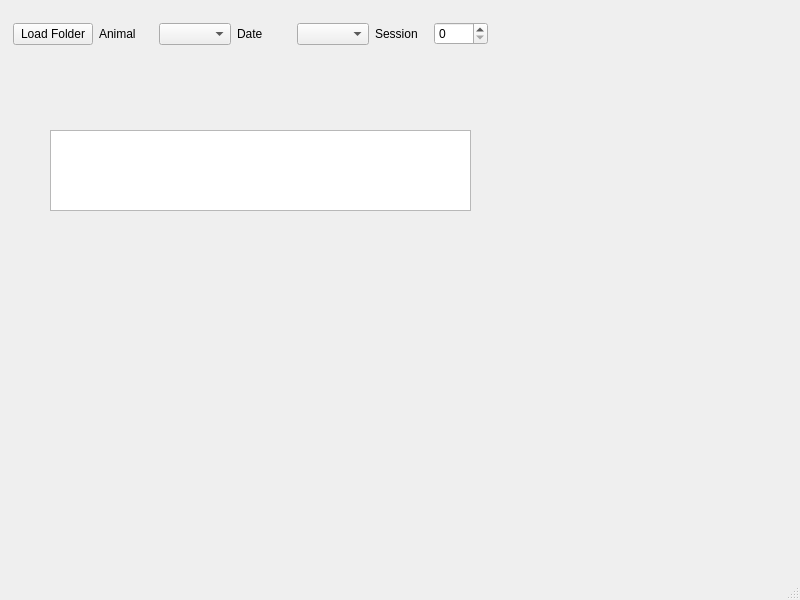
<?xml version="1.0" encoding="UTF-8"?>
<ui version="4.0">
 <class>MainWindow</class>
 <widget class="QMainWindow" name="MainWindow">
  <property name="geometry">
   <rect>
    <x>0</x>
    <y>0</y>
    <width>800</width>
    <height>600</height>
   </rect>
  </property>
  <property name="windowTitle">
   <string>MainWindow</string>
  </property>
  <widget class="QWidget" name="centralwidget">
   <widget class="QTextEdit" name="FeedBack">
    <property name="geometry">
     <rect>
      <x>50</x>
      <y>130</y>
      <width>421</width>
      <height>81</height>
     </rect>
    </property>
   </widget>
   <widget class="QWidget" name="">
    <property name="geometry">
     <rect>
      <x>13</x>
      <y>20</y>
      <width>475</width>
      <height>28</height>
     </rect>
    </property>
    <layout class="QHBoxLayout" name="horizontalLayout">
     <item>
      <widget class="QPushButton" name="LoadData">
       <property name="text">
        <string>Load Folder</string>
       </property>
      </widget>
     </item>
     <item>
      <widget class="QLabel" name="label">
       <property name="text">
        <string>Animal</string>
       </property>
      </widget>
     </item>
     <item>
      <widget class="QComboBox" name="Animal"/>
     </item>
     <item>
      <widget class="QLabel" name="label_2">
       <property name="text">
        <string>Date</string>
       </property>
      </widget>
     </item>
     <item>
      <widget class="QComboBox" name="Date"/>
     </item>
     <item>
      <widget class="QLabel" name="label_3">
       <property name="text">
        <string>Session</string>
       </property>
      </widget>
     </item>
     <item>
      <widget class="QSpinBox" name="Session"/>
     </item>
    </layout>
   </widget>
  </widget>
  <widget class="QMenuBar" name="menubar">
   <property name="geometry">
    <rect>
     <x>0</x>
     <y>0</y>
     <width>800</width>
     <height>22</height>
    </rect>
   </property>
  </widget>
  <widget class="QStatusBar" name="statusbar"/>
 </widget>
 <resources/>
 <connections/>
</ui>
